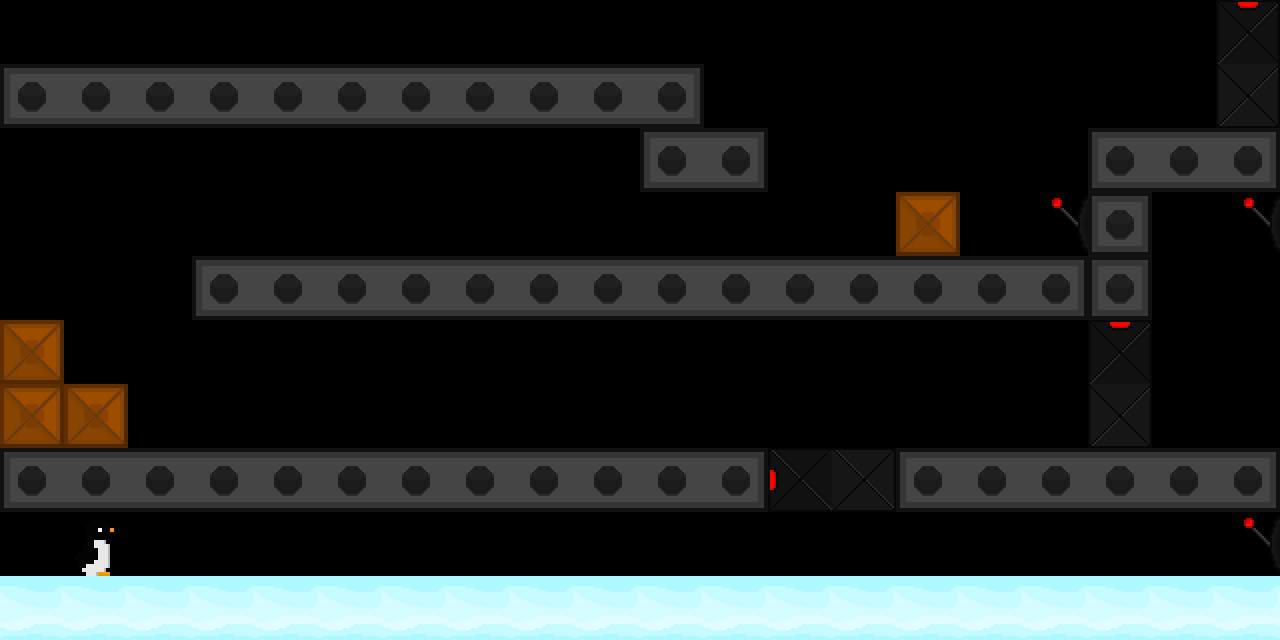

The image is a tile-based game level rendered from a .tmx file. Its description and complete source (layers, tilesets, objects, tile grids) follow:
An orthogonal 20x10 tile map with 64x64 px tiles, 1 tile layer (Capa de patrones 1).

<map version="1.10" tiledversion="1.10.1" orientation="orthogonal" renderorder="right-down" width="20" height="10" tilewidth="64" tileheight="64" infinite="0" nextlayerid="2" nextobjectid="1">
 <editorsettings>
  <export target="Nivel1-3TLM.csv" format="csv" />
 </editorsettings>
 <tileset firstgid="1" source="SpriteSheet.tsx" />
 <layer id="1" name="Capa de patrones 1" width="20" height="10">
  <data encoding="csv">
0,0,0,0,0,0,0,0,0,0,0,0,0,0,0,0,0,0,0,15,
8,5,5,5,5,5,5,5,5,5,6,0,0,0,0,0,0,0,0,20,
0,0,0,0,0,0,0,0,0,0,8,6,0,0,0,0,0,8,5,6,
0,0,0,0,0,0,0,0,0,0,0,0,0,0,2,0,3,4,0,3,
0,0,0,8,5,5,5,5,5,5,5,5,5,5,5,5,6,4,0,0,
2,0,0,0,0,0,0,0,0,0,0,0,0,0,0,0,0,15,0,0,
2,2,0,0,0,0,0,0,0,0,0,0,0,0,0,0,0,20,0,0,
8,5,5,5,5,5,5,5,5,5,5,6,16,17,8,5,5,5,5,6,
0,7,0,0,0,0,0,0,0,0,0,0,0,0,0,0,0,0,0,3,
1,1,1,1,1,1,1,1,1,1,1,1,1,1,1,1,1,1,1,1
</data>
 </layer>
</map>
